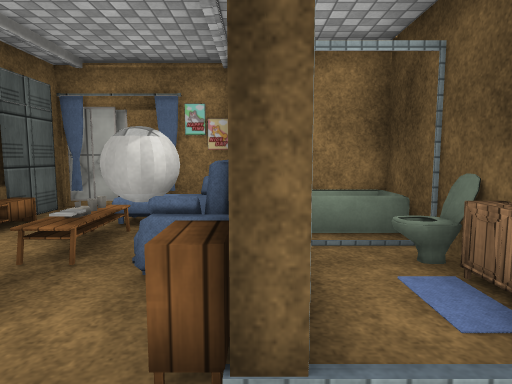
[1] (above)

13 first-person views from a walk through a Unity game level. The camera is 1.2 m above the floor, tilts 6° down and sees 75° across. The floor is counted in squares, 1 m on a side. Each view is taken from the middle of a square. On the plan, view 1 faces up. The plan holds only what a view shows up to about 14 squares ahead; the rest is blank. The player is left out. Some surface patterns are stand-ins.

[2]
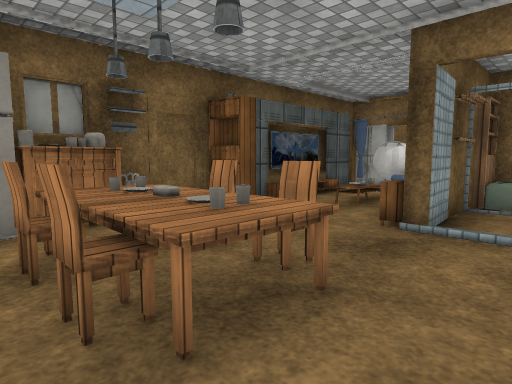

[3]
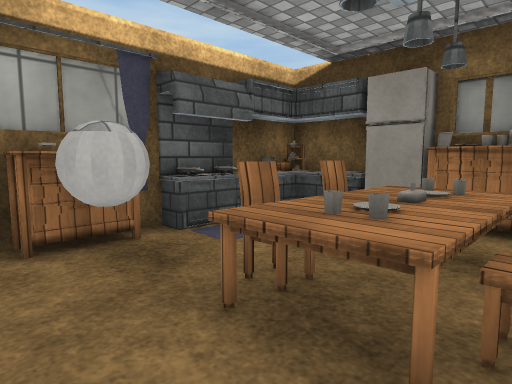

[4]
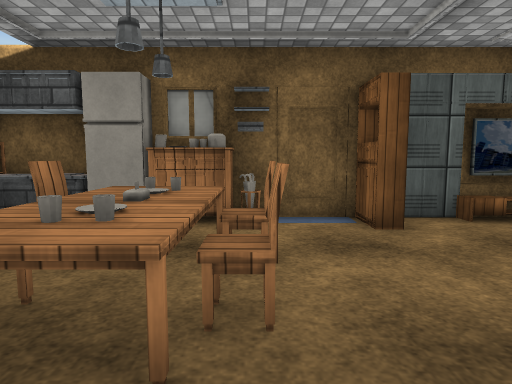

[5]
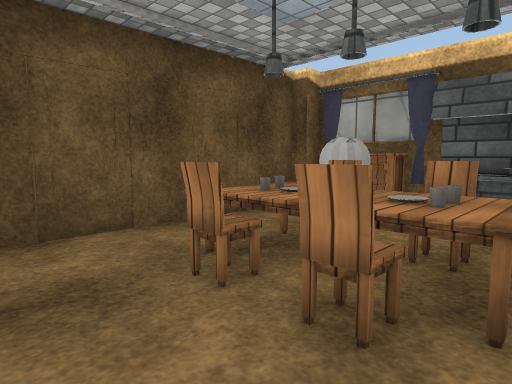

[6]
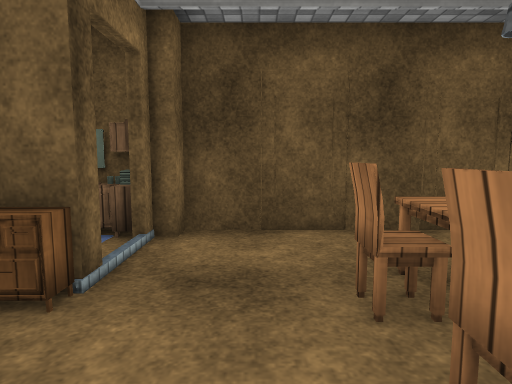

[7]
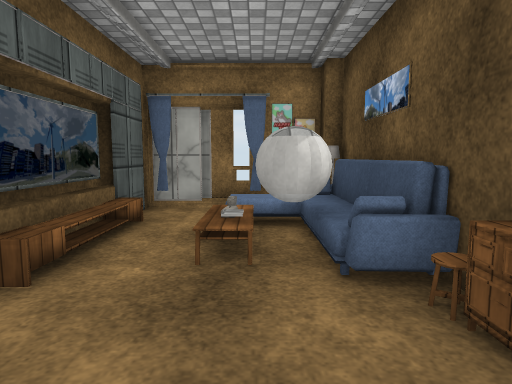

[8]
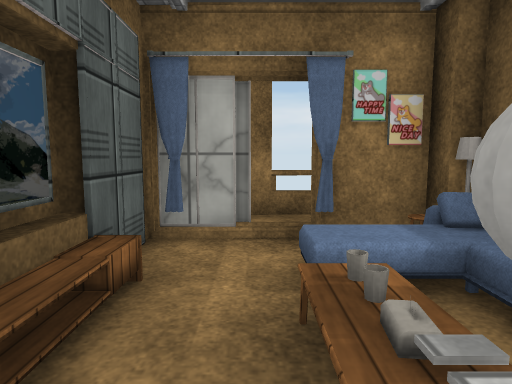

[9]
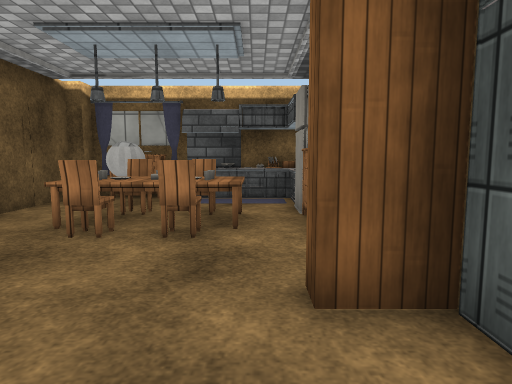

[10]
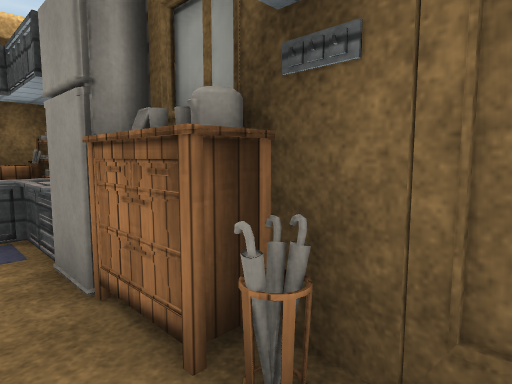

[11]
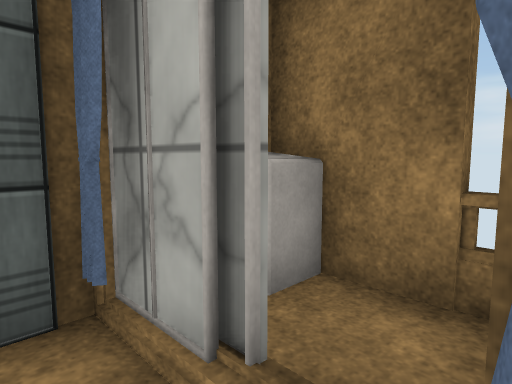

[12]
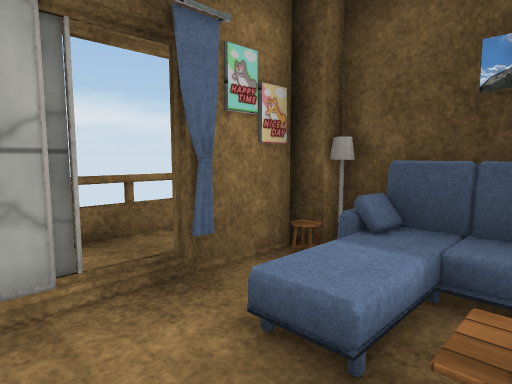

[13]
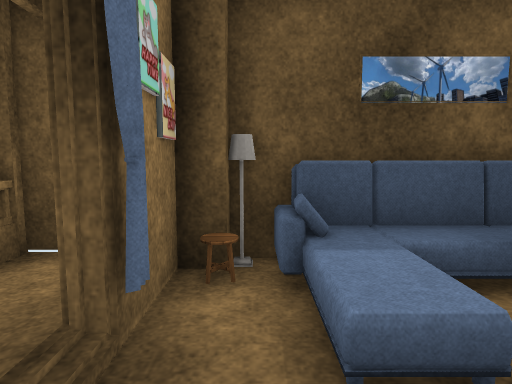

### Floor plan
Points are (right, up) in squares from view 1. A wall is a line through its corners. A room is listed if a view was taken in it or the views show most of it. See-through windows are left out.
Room 1 (views 1, 2, 3, 4, 5, 6, 7, 8, 9, 10, 11, 12, 13)
walls: (-0.1, 2.4) (-0.1, 3.5); (0.1, 3) (0.1, 2.4); (-4.6, 0.5) (-4.6, -3.1); (2.4, 2) (2.4, 2.6); (-0.1, 4.4) (-0.1, 5.6); (2.4, 3.1) (2.4, 3.9); (0.1, 5.2) (0.1, 4.7); (-4.6, -4.4) (-4.6, -6.4); (-0.9, -5.7) (-0.9, -6.4); (-2.5, -6.2) (-0.5, -6.2); (-0.1, 6.4) (-0.1, 7.3) (-0.5, 7.3); (2.4, -5.7) (2.4, 1.2) (1.9, 1.2); (1.5, 6.2) (0.4, 6.2); (-4.9, 6.2) (-4.9, 3.1); (-0.5, 7.8) (-1.1, 7.8); (-0.5, 8) (-1.6, 8); (-2.9, 8) (-4.6, 8) (-4.6, 1.5)
low walls: (-3.9, -4.4) (-3.9, -5.5); (-2.5, -5.7) (-0.9, -5.7)
ways out: gap at (-3, 8) to room 2
objects: other object (-5, -4) to (-4, -3); other object (-5, 1) to (-4, 1); other object (-4, -6); other object (-4, -2); other object (-4, -1); other object (-3, -3) to (-3, -2); other object (-3, -1); other object (-2, -3); other object (-2, -2); other object (-2, -1); other object (-2, 4) to (-1, 5); other object (-1, -3) to (0, -3); other object (-1, -2); other object (-1, -1) to (0, -1); other object (-1, 3); other object (-1, 7); other object (0, -6) to (1, -6); other object (0, -5) to (1, -5); other object (0, -2); other object (0, 2); other object (0, 6); other object (1, 5) to (2, 6); other object (2, -6); other object (2, -5); other object (2, 2); other object (2, 3); other object (2, 4)
Room 2 (no view inside)
walls: (-3.9, 9.9) (-3.9, 9); (-0.5, 7.3) (-0.5, 7.8); (0.1, 9.9) (-4.6, 9.9)
ways out: gap at (-3, 8) to room 1
objects: other object (-2, 8)

Positions as (right, up) in squares from view 1, and headings:
1: (0, 0), facing up
2: (2, -4), facing up-left
3: (2, -1), facing down-left
4: (2, -1), facing left
5: (-3, 1), facing down-right
6: (-3, 0), facing right
7: (-2, 0), facing up
8: (-3, 3), facing up
9: (-3, 4), facing down
10: (-3, 0), facing down-left
11: (-2, 7), facing up-left
12: (-4, 5), facing up-right
13: (-4, 7), facing right
